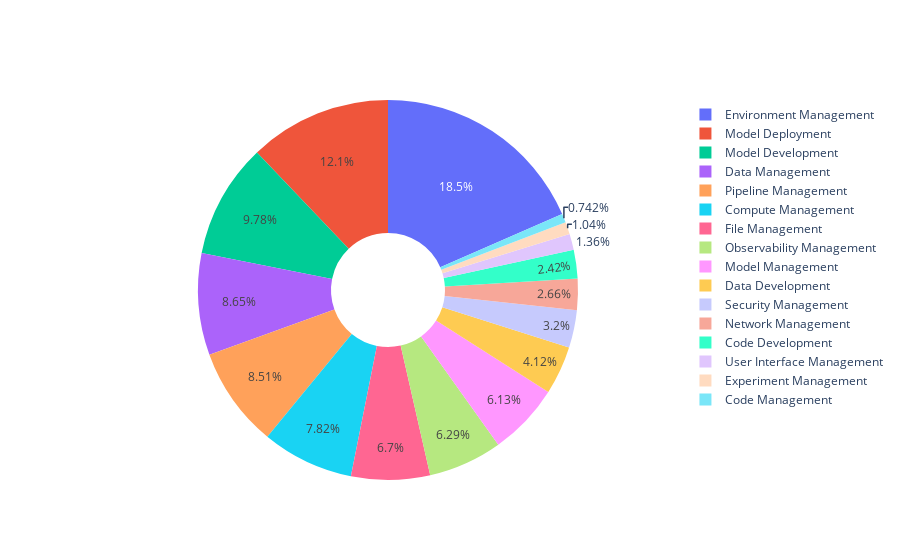

The cell this chart's notebook holds for it:
### Code cell
# assign human-readable & high-level topics to challenges & solutions

df = pd.read_json(os.path.join(path_rq12, 'topics.json'))
df['Challenge_topic_macro'] = -1

for index, row in df.iterrows():
    if row['Challenge_topic'] in macro_topic_mapping:
        df.at[index, 'Challenge_topic_macro'] = int(macro_topic_mapping[row['Challenge_topic']])
    else:
        df.drop(index, inplace=True)

df.to_json(os.path.join(path_rq12, 'macro-topics.json'), indent=4, orient='records')

df_number = pd.DataFrame()

values = []
labels = []

for index, group in df.groupby('Challenge_topic_macro'):
    topic_list = [topic + 1 for topic in macro_topic2index_dict[macro_topic_indexing[index]]]
    entry = {
        'Index': r'$\hat{C}_{0' + str(index + 1) + '}$' if index < 9 else r'$\hat{C}_{' + str(index + 1) + '}$',
        'Macro-topic': macro_topic_indexing[index],
        'Percentage (%)': round(len(group)/len(df)*100, 2),
        'Unresolved rate (%)': round(len(group[group['Challenge_resolved_time'].isna()])/len(group)*100, 2),
        'Median resolution time (h)': round(group['Challenge_resolved_time'].median(), 2),
        'Topic list': topic_list,
    }
    df_number = pd.concat([df_number, pd.DataFrame([entry])], ignore_index=True)
    labels.append(macro_topic_indexing[index])
    values.append(len(group))

# df_number = df_number.sort_values(by=['Unresolved rate (%)'], ascending=False)
print(df_number.to_latex(float_format="%.2f", index=False))
fig = go.Figure(data=[go.Pie(labels=labels, values=values, hole=.3)])
fig.show()

### Figure 1 — Plotly figure (JSON) as saved in the notebook; plotly's stock layout.template omitted (floating-point values rounded to 4 significant figures)
{"data": [{"hole": 0.3, "labels": ["Code Development", "Code Management", "Compute Management", "Data Development", "Data Management", "Environment Management", "Experiment Management", "File Management", "Model Development", "Model Management", "Model Deployment", "Network Management", "Observability Management", "Pipeline Management", "Security Management", "User Interface Management"], "type": "pie", "values": [333, 102, 1074, 566, 1189, 2536, 143, 920, 1343, 842, 1664, 366, 864, 1169, 440, 187]}], "layout": {}}
